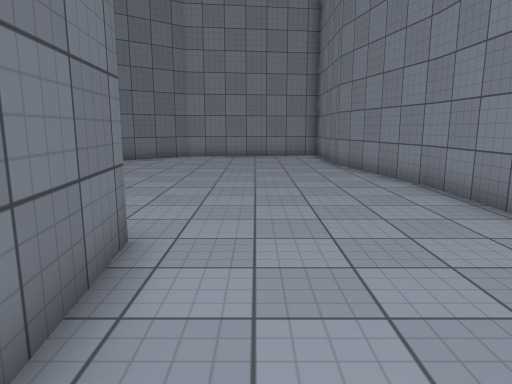
view 1 (above)

20 first-person views from a walk through a Unity game level. The camera is 1.4 m above the floor, tilts 10° down and sees 70° across. The floor is counted in squares, 1 m on a side. Each view is taken from the middle of a square. On the plan, view 1 faces up. The plan holds only what a view shows up to about 16 squares ahead; the rest is blank. The place goes on beyond the plan. The player character is not drawn. Surface patterns are stand-ins for the level's own textures.

view 2
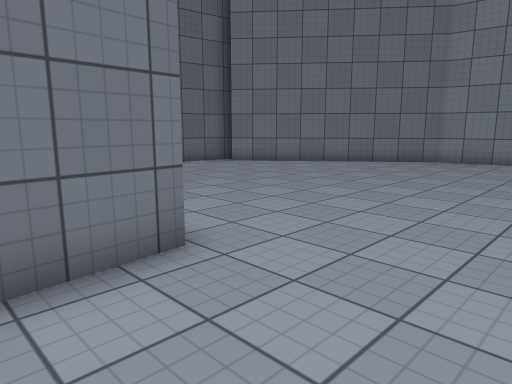

view 3
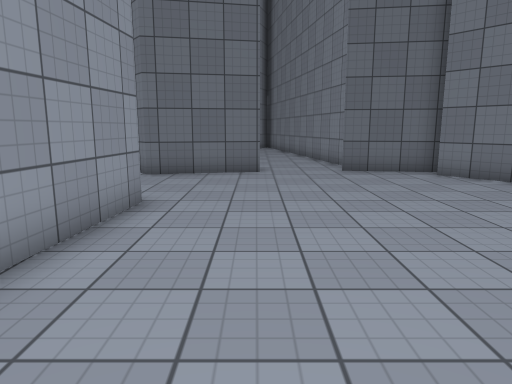

view 4
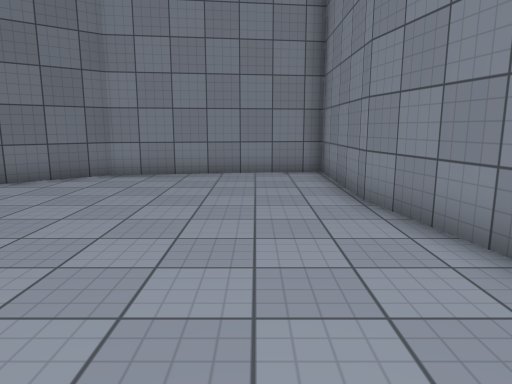

view 5
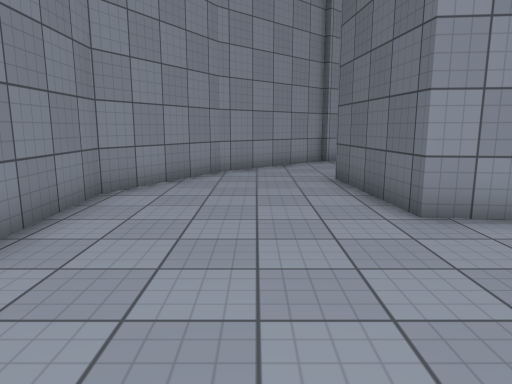

view 6
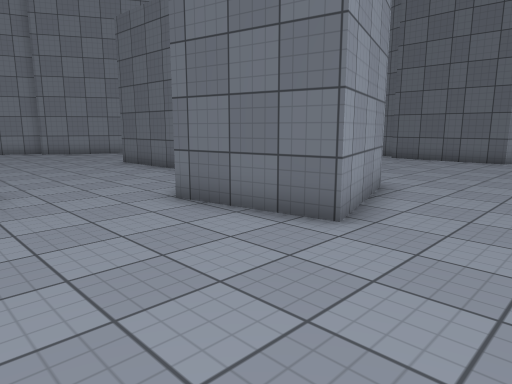

view 7
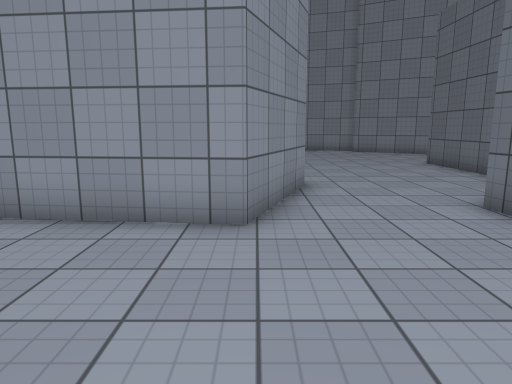

view 8
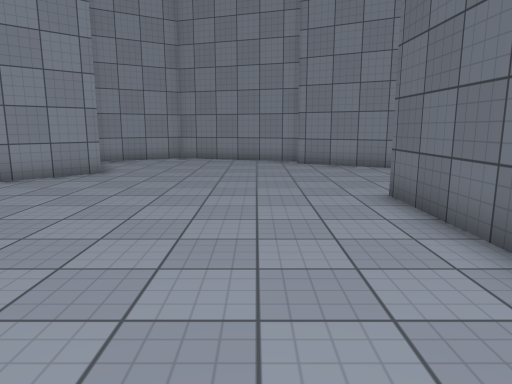

view 9
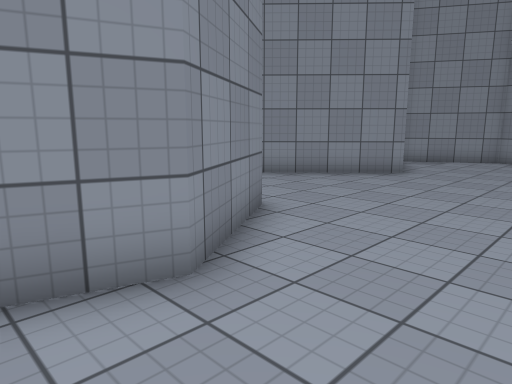

view 10
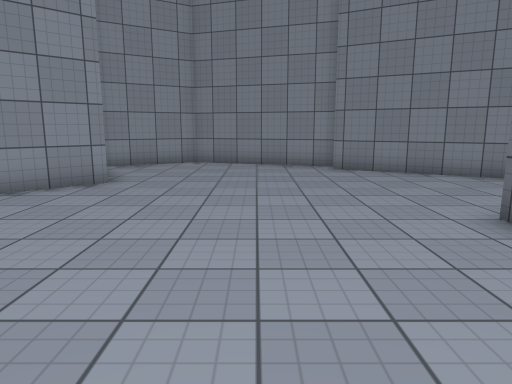

view 11
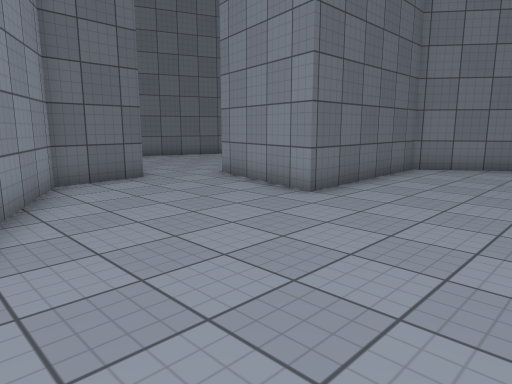

view 12
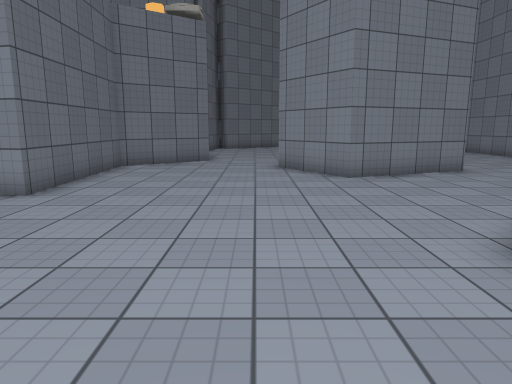

view 13
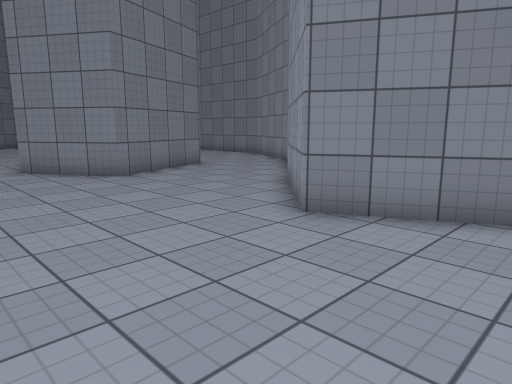

view 14
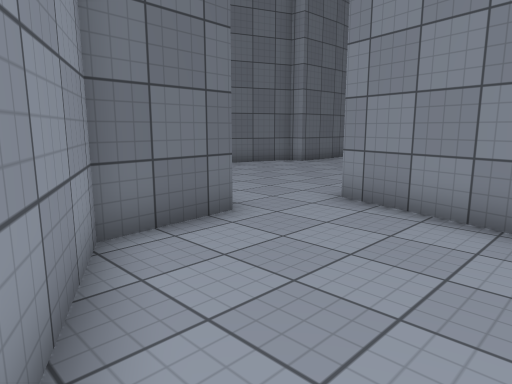

view 15
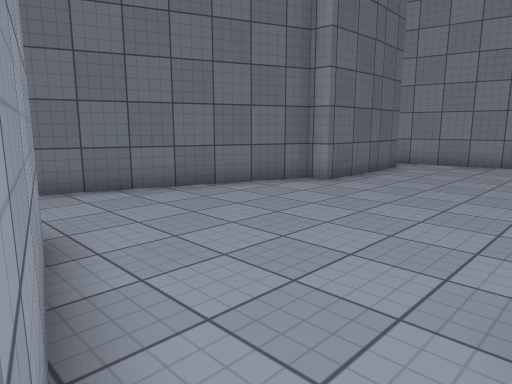

view 16
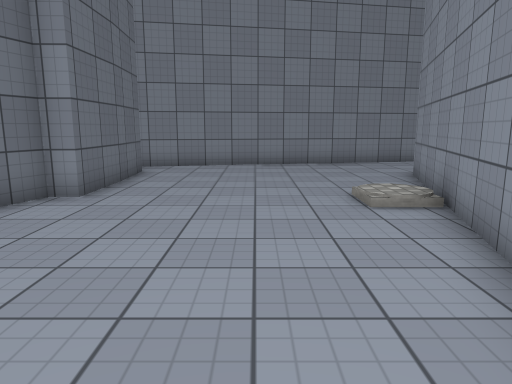

view 17
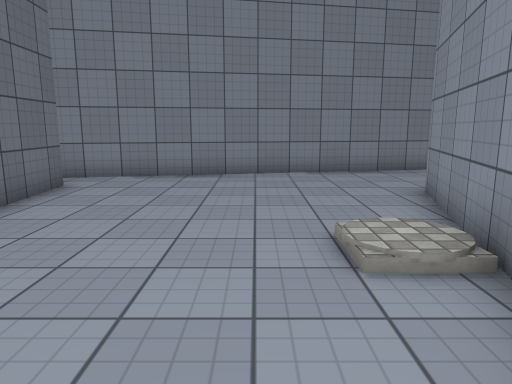

view 18
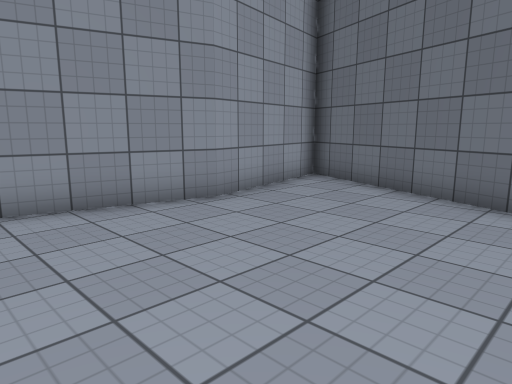

view 19
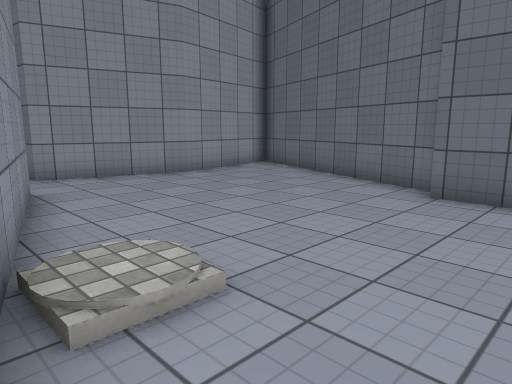

view 20
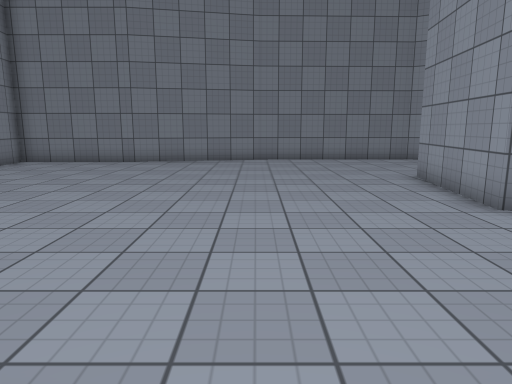

### Floor plan
Points are (right, up) in squares from view 1. A wall is a line through its corners. A room is listed if a view was taken in it or the views show most of it. See-through windows are left out.
Room 1 (views 1, 2, 3, 4, 5, 6, 7, 20)
walls: (4.2, 8.8) (3.1, 14) (3.1, 18.7) (-3.3, 17.8) (-9.9, 12.4); (-6.8, 2.3) (-5.9, 4.8) (-1.6, 4.4) (-1.2, -0.1); (-10.6, 12.9) (-11, 9.8); (-12.3, 6.6) (-10.7, 7.1) (-10, 3.7); (2.1, -1.7) (4.3, 2.3) (4.2, 8.9)
ways out: opening at (-8.5, 2.5) to room 2; opening at (0.5, -1.5) to room 2; opening at (-13, 8.5) to room 3
Room 2 (views 8, 9, 10, 11, 12, 13, 14, 15)
walls: (-1.8, -5.4) (2.1, -1.7); (-11.9, -12.2) (-6.5, -14) (-3.5, -12.1); (-3.8, -11) (-5.2, -8.3) (-1.9, -5.2); (-17.7, -5.9) (-17.5, -8.3) (-11.6, -11.5); (-10, 3.7) (-13, 1.4) (-12.8, -4.5) (-17, -3.6); (-1.2, -0.1) (-5.4, -1.8) (-7.2, 1.1) (-6.8, 2.3)
ways out: opening at (-8.5, 2.5) to room 1; opening at (0.5, -1.5) to room 1; opening at (-17, -4.5) to room 3
Room 3 (views 16, 17, 18, 19)
walls: (-17, -3.6) (-14.3, 6) (-12.3, 6.6); (-23.1, 7) (-22.5, 6.8) (-22.6, 2.4) (-23.2, 2.3) (-26.2, -5.7) (-21.7, -4.8) (-17.7, -5.9); (-12.2, 10.3) (-23.5, 8.2)
ways out: opening at (-13, 8.5) to room 1; opening at (-17, -4.5) to room 2

Where each view was taken, in squares from view 1:
view 1: 0 up, 0 right, facing up
view 2: 2 up, 2 right, facing up-left
view 3: 7 up, 1 right, facing left
view 4: 7 up, 1 right, facing up
view 5: 10 up, 1 right, facing down
view 6: 10 up, 6 left, facing down-left
view 7: 10 up, 6 left, facing down
view 8: 3 up, 10 left, facing down
view 9: 3 up, 10 left, facing down-right
view 10: 1 up, 9 left, facing down
view 11: 11 down, 8 left, facing up-left
view 12: 12 down, 8 left, facing up
view 13: 12 down, 10 left, facing up-right
view 14: 10 down, 13 left, facing up-left
view 15: 6 down, 17 left, facing up-left
view 16: 5 down, 19 left, facing up
view 17: 2 down, 18 left, facing up
view 18: 1 up, 17 left, facing down-left
view 19: 5 up, 15 left, facing down-left
view 20: 9 up, 12 left, facing right
